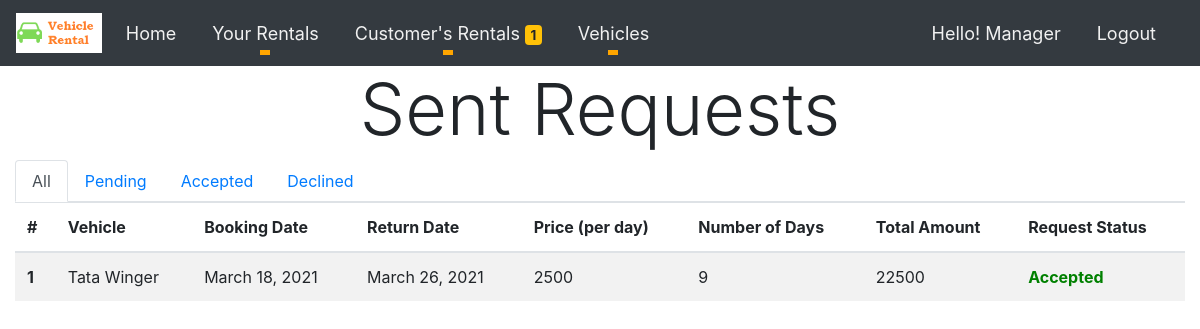
/Manager/SentRequests/ (signed in), run on the app's committed database.
### Manager/models.py (models this page shows, shortened)
class Manager(models.Model):
    Manager_id = models.AutoField
    Manager_firstname = models.CharField(max_length=60)
    Manager_lastname = models.CharField(max_length=60)
    Manager_address = models.CharField(max_length=600)
    Manager_email = models.CharField(max_length=100)
    Manager_password = models.CharField(max_length=32)
    Manager_dob = models.DateField()
    Manager_mobileno = models.CharField(max_length=10)
    Manager_gender = models.CharField(max_length=15)
    Manager_license = models.ImageField(upload_to='img/Manager_License/')
    Manager_agency = models.CharField(max_length=100,default="Fast Rentals")
    Manager_city = models.CharField(max_length=30)
    Manager_state = models.CharField(max_length=30)
    Manager_country = models.CharField(max_length=30)
    Manager_pincode = models.IntegerField()
    isOwner = models.BooleanField(default=False)

### RentVehicle/models.py (models this page shows, shortened)
class RentVehicle(models.Model):
    RentVehicle_id = models.AutoField
    RentVehicle_Date_of_Booking = models.DateField(blank=True,null=True)
    RentVehicle_Date_of_Return = models.DateField(blank=True,null=True)
    Total_days = models.IntegerField()
    Advance_amount = models.IntegerField(blank=True,null=True)
    RentVehicle_Total_amount = models.IntegerField(blank=True,null=True)
    isAvailable = models.BooleanField(default=True)
    isBillPaid = models.BooleanField(default=False)
    Vehicle_license_plate = models.CharField(max_length=30)
    customer_email = models.CharField(max_length=100)
    request_responded_by = models.CharField(max_length=100,blank=True,null=True)
    request_status = models.CharField(max_length=30,default="Pending")

### Vehicles/models.py (models this page shows, shortened)
class Vehicle(models.Model):
    Vehicle_id = models.AutoField
    Vehicle_name = models.CharField(max_length=60)
    Vehicle_company = models.CharField(max_length=60)
    Vehicle_model = models.CharField(max_length=60)
    Vehicle_type = models.CharField(max_length=20)
    Vehicle_fuel = models.CharField(max_length=10)
    Vehicle_No_of_Seats = models.IntegerField()
    Vehicle_color = models.CharField(max_length=20)
    Vehicle_license_plate = models.CharField(max_length=30)
    Vehicle_uploaded_by = models.CharField(max_length=100)
    Vehicle_image1 = models.ImageField(upload_to='img/Vehicle_images/')
    Vehicle_image2 = models.ImageField(upload_to='img/Vehicle_images/')
    Vehicle_image3 = models.ImageField(upload_to='img/Vehicle_images/')
    isGeared = models.BooleanField()
    Vehicle_description = models.CharField(max_length=1500)
    Vehicle_price = models.IntegerField()

### Manager/views.py (the view)
# urls.py: path('SentRequests/',views.SentRequests,name="SentRequests"),
def SentRequests(request):
    if('user_email' not in request.session):
        return redirect('/signin/')
    manager_email = request.session.get('user_email')
    manager = Manager.objects.get(Manager_email=manager_email)
    no_of_pending_request=count_pending_rent_request()
    rentvehicle = RentVehicle.objects.filter(customer_email=manager_email)
    if rentvehicle.exists():
        vehicle = Vehicle.objects.all()
        return render(request,'Manager_SentRequests.html',{'manager':manager,'rentvehicle':rentvehicle,'vehicle':vehicle,'no_of_pending_request':no_of_pending_request})
    else:
        Message = "You haven't rented any vehicle yet!!"
        return render(request,'Manager_SentRequests.html',{'manager':manager,'rentvehicle':rentvehicle,'Message':Message,'no_of_pending_request':no_of_pending_request})

### Manager/views.py (called while the page is built)
def count_pending_rent_request():
    no_of_pending_request=0
    rentvehicle = RentVehicle.objects.all()
    for rv in rentvehicle:
        if rv.request_status == "Pending":
            no_of_pending_request+=1
    return no_of_pending_request

### Manager/templates/Manager_SentRequests.html (shortened to what this page needs)
{%extends 'Only_manager_navbar.html'%} {% load static %}
    {% block name %}{{manager.Manager_firstname}}{%endblock%} {% block pagecontent %} {%if Message%}
    <div class="container mt-5">
        <div class="alert alert-warning" role="alert">
            <h4 class="alert-heading">NOT RENTED ANY YET!!</h4>
            <p>You haven't made any rent request yet</p>
            <hr>
            <p class="mb-0">We have every type of vehicles you need within your budget. Nice, Neat and tidy. Go and get one.
                <a href="/">Click here</a>
            </p>
        </div>
    </div>
    {%else%}
    <h1 class="display-3" style="text-align: center;">Sent Requests</h1>
    <nav>
        <div class="nav nav-tabs" id="nav-tab" role="tablist">
            <a class="nav-item nav-link active" id="nav-all-tab" data-toggle="tab" href="#nav-all" role="tab" aria-controls="nav-all" aria-selected="true">All</a>
            <a class="nav-item nav-link" id="nav-pending-tab" data-toggle="tab" href="#nav-pending" role="tab" aria-controls="nav-pending" aria-selected="false">Pending</a>
            <a class="nav-item nav-link" id="nav-accepted-tab" data-toggle="tab" href="#nav-accepted" role="tab" aria-controls="nav-accepted" aria-selected="false">Accepted</a>
            <a class="nav-item nav-link" id="nav-declined-tab" data-toggle="tab" href="#nav-declined" role="tab" aria-controls="nav-declined" aria-selected="false">Declined</a>
        </div>
    </nav>
    <div class="tab-content" id="nav-tabContent">
        <div class="tab-pane fade show active" id="nav-all" role="tabpanel" aria-labelledby="nav-all-tab">
            <table class="table table-striped">
                <thead>
                    <tr>
                        <th scope="col">#</th>
                        <th scope="col">Vehicle</th>
                        <th scope="col">Booking Date</th>
                        <th scope="col">Return Date</th>
                        <th scope="col">Price (per day)</th>
                        <th scope="col">Number of Days</th>
                        <th scope="col">Total Amount</th>
                        <th scope="col">Request Status</th>
                    </tr>
                </thead>
                <tbody>
                    {% for rv in rentvehicle %}
                    <tr>
                        <th scope="row">{{forloop.counter}}</th>
                        {%for veh in vehicle%} {%if veh.Vehicle_license_plate == rv.Vehicle_license_plate%}
                        <td>{{veh.Vehicle_name}}</td>
                        {%endif%} {%endfor%}
                        <td>{{rv.RentVehicle_Date_of_Booking}}</td>
                        <td>{{rv.RentVehicle_Date_of_Return}}</td>
                        {%for veh in vehicle%} {%if veh.Vehicle_license_plate == rv.Vehicle_license_plate%}
                        <td>{{veh.Vehicle_price}}</td>
                        {%endif%} {%endfor%}
                        <td>{{rv.Total_days}}</td>
                        <td>{{rv.RentVehicle_Total_amount}}</td>
                        {%if rv.request_status == "Accepted"%}
                        <td style="color: green; font-weight: bolder;">{{rv.request_status}}</td>
                        {%elif rv.request_status == "Declined"%}
                        <td style="color: red; font-weight: bolder;">{{rv.request_status}}</td>
                        {%elif rv.request_status == "Pending"%}
                        <td><span style="color: chocolate; font-weight: bolder;">Pending <a class="btn btn-danger"
                                    href="/RentVehicle/CancelRequest?id={{rv.id}}">Cancel</a></td>
                        {%endif%}
                    </tr>
                    {% endfor %}
                </tbody>
            </table>
        </div>
    </div>
    {%endif%} {% endblock pagecontent %}

### data on the page
Manager: Manager_firstname "Manager"
RentVehicle: RentVehicle_Date_of_Booking "March 18, 2021", RentVehicle_Date_of_Return "March 26, 2021", Total_days "9", RentVehicle_Total_amount "22500", request_status "Accepted"
Vehicle: Vehicle_name "Tata Winger", Vehicle_price "2500"

### other printed values
{{ no_of_pending_request }} "1"
